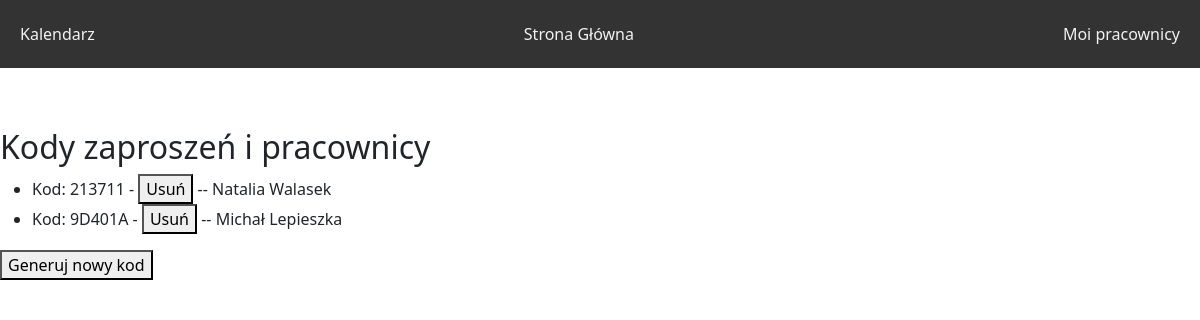
/schedule/workers_list/ (signed in), run on the app's committed database.
### base/models.py (models this page shows, shortened)
class InvitationCode(models.Model):
    company = models.ForeignKey('Company', on_delete=models.CASCADE, blank=True, null=True)
    user = models.ForeignKey(User, on_delete=models.CASCADE, blank=True, null=True)
    code = models.CharField(max_length=6)
    is_used = models.BooleanField(default=False)

### schedule/views.py (the view, shortened to what this page needs)
# urls.py: path('workers_list/', WorkersView.as_view(), name='workers_view'),
class WorkersView(ListView, LoginRequiredMixin):
    model = InvitationCode
    template_name = 'schedule/workers_list.html'
    context_object_name = 'codes'
    @method_decorator(check_user_able_to_see_page)
    def dispatch(self, *args, **kwargs):
        return super().dispatch(*args, **kwargs)
    def get_queryset(self):
        company = get_object_or_404(Company, owner=self.request.user)
        return InvitationCode.objects.filter(company=company).select_related('user')
    def get_context_data(self, **kwargs):
        context = super().get_context_data(**kwargs)
        context['show_generate_code_button'] = True
        return context

### schedule/templates/schedule/workers_list.html (shortened to what this page needs)
{% extends 'schedule/base.html' %}
{% block content %}
<h2>Kody zaproszeń i pracownicy</h2>
<ul>
  {% for code in codes %}
    <li>
      Kod: {{ code.code }} -
      <a href="{% url 'schedule:worker_delete' code.id %}"><button>Usuń</button></a>
      {% if code.user %}
        -- {{ code.user.first_name }} {{ code.user.last_name }}
      {% else %}
        Kod nieprzypisany
      {% endif %}
    </li>
  {% endfor %}
</ul>
{% if show_generate_code_button %}
<form method="post">
  <button type="submit">Generuj nowy kod</button>
</form>
{% endif %}
{% endblock %}

### schedule/static/schedule/style.css (style rules this page uses)
ul { height: 100%; padding: 0px 5px 0px 20px; }

### data on the page
InvitationCode: code "213711", user.first_name "Natalia", user.last_name "Walasek"
InvitationCode: code "9D401A", user.first_name "Michał", user.last_name "Lepieszka"
